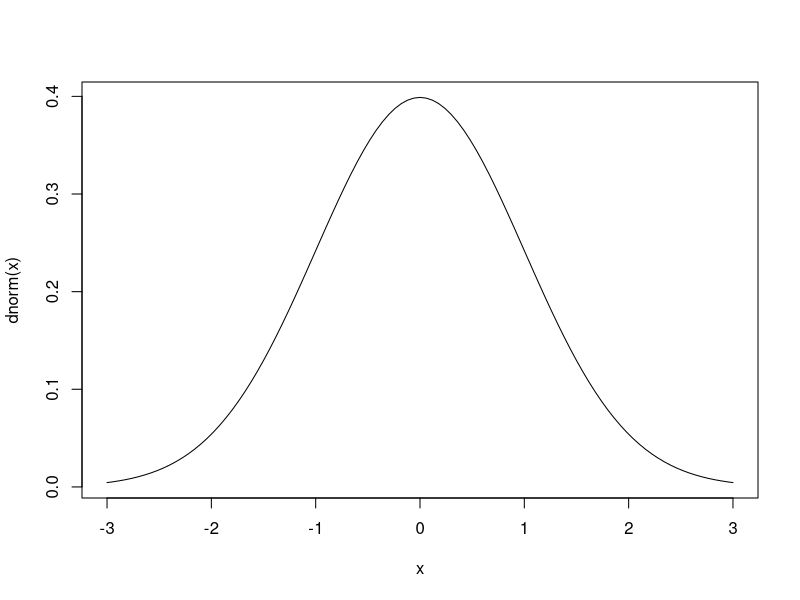

This chart was generated by the following R code:
## ---- chunk 1
knitr::opts_chunk$set(echo = FALSE)
## ---- chunk 2
curve(dnorm, to = -3, from = 3)
